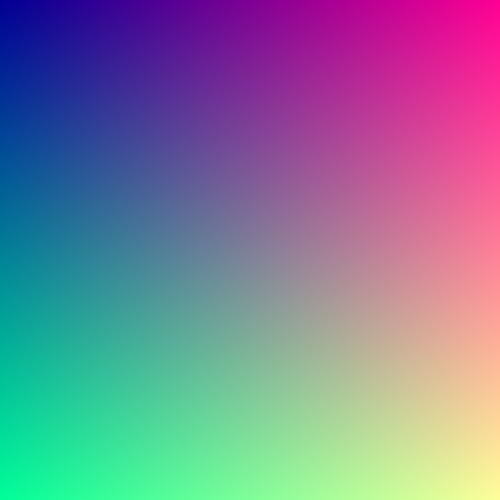
Frame 1 (no input)
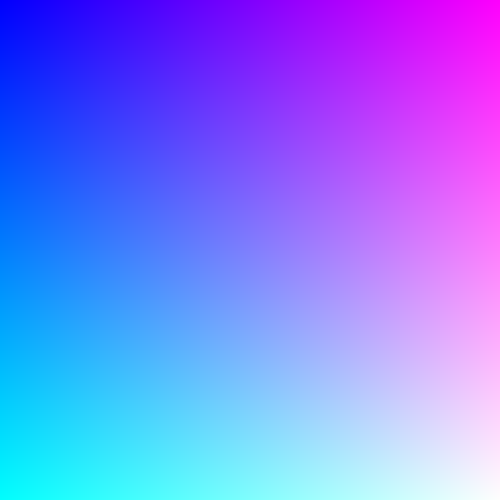
Frame 60 (the mouse pressed at the canvas centre just before this capture)
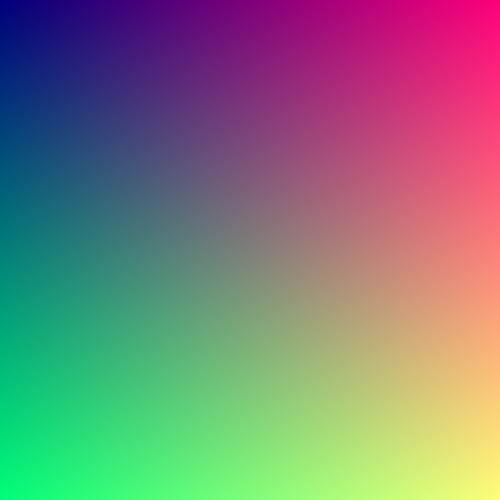
Frame 120 (the mouse held since frame 60 and released just before this capture)

The Processing sketch that drew these frames (run headless with seeded random() and noise(); from frame 60 on, the mouse is pressed at the canvas centre):

// Processing sketch: DynamicColors
// ── DynamicColors.pde
void setup() {
  size(500, 500);
}
 
void draw() {
  for (int y = 0; y < height; y=y+1) {
    for (int x = 0; x < width; x=x+1) {
      float r = 255 * (x / (float) width);
      float g = 255 * (y / (float) height);
      float b = 127.5 + 127.5 * sin(millis() / 1000.0);
      set(x, y, color(r, g, b));
    }
  }
}
